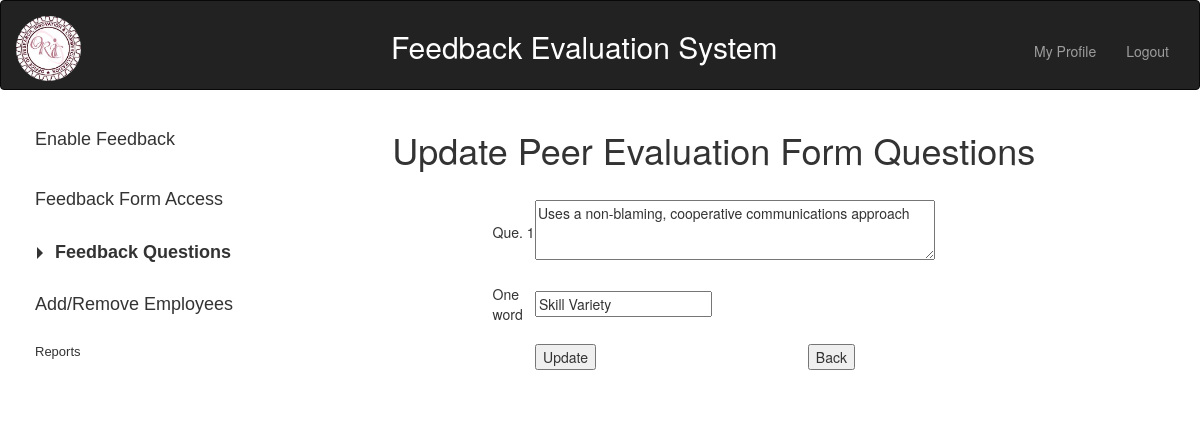
Page /php/edit_feed_ques.php?q_id=1 (signed in) on the committed database.
### tables this page shows
CREATE TABLE `feedback_ques_master` (
  `q_id` int(20) NOT NULL,
  `ques` varchar(255) NOT NULL,
  `one_word` varchar(255) NOT NULL DEFAULT 'People/Human Relations'
);

### php/edit_feed_ques.php (the view, shortened to what this page needs)
<?php
	  include("../includes/config_db.php");
?>
<!DOCTYPE html>
<html>
<head>
<link rel="stylesheet" type="text/css" href="../css/style.css" />
</head>
<body>
<?php include('login_header.php'); ?>
<?php include('admin_sidebar.php'); ?>
<div class="col-md-11">
<div class="container-fluid">
<div><h1 class="text-center">Update Peer Evaluation Form Questions</h1></div>
<?php
if(isset($_POST['Update']))
  {
	    $q_id = $_GET['q_id'];
		$title =stripcslashes($_POST['ques']);
		$one_word =stripcslashes($_POST['one_word']);
		$result = mysqli_query($conn,"UPDATE feedback_ques_master SET ques='$title' , one_word='$one_word' WHERE q_id=$q_id ");
    echo "<div class=\"col-md-10\"> <div class=\"alert alert-success text-center\" role=\"alert\"><b>Question has been updated Successfully!</b><br>You'll be redirected after (1) Seconds</div></div>";
        echo "<meta http-equiv=Refresh content=1;url=feed_ques.php>";
  }
else
  {
   $q_id = $_GET['q_id'];
    $result = mysqli_query($conn,"SELECT * FROM feedback_ques_master WHERE q_id='$q_id' ");
        while($myrow = mysqli_fetch_assoc($result))
             {
                $title = $myrow["ques"];
				$one_word = $myrow["one_word"];
      ?>
<form method="post" action="">
<table width="60%" border="0" cellpadding="3" cellspacing="1" align="center">
<br>
  <tr>
    <td width="92">Que.&nbsp;<?php echo $q_id;?></td>
    <td width="163">
     <textarea name="ques" style="width:400px; height:60px"><?php echo $title;?></textarea>
    </td>
  </tr>
  <tr><td><br></td></tr>
  <tr>
    <td width="92">One word</td>
    <td width="163">
     <input type="text" name="one_word" value="<?php echo $one_word;?>">
    </td>
  </tr>
  <tr><td><br></td></tr>
  <tr>
    <td>&nbsp;</td>
    <td><table border="0" width="80%">
	<tr><td> <input type="submit" name="Update" value="Update" class="button"></td><td align="right"><input type="button" name="Back" value="Back"  onclick="javascript: history.go(-1)" class="button" /></td></tr></table>
    </td>
  </tr>
</table>
</form>
 <?php
 	}
  }
?>
<p>&nbsp;</p>
    </div>
    </div>
</body>
</html>

### css/style.css (style rules this page uses)
body { overflow-x: hidden; }

### rows in the picture
feedback_ques_master: ques "Uses a non-blaming, cooperative communications approach", one_word "Skill Variety"
